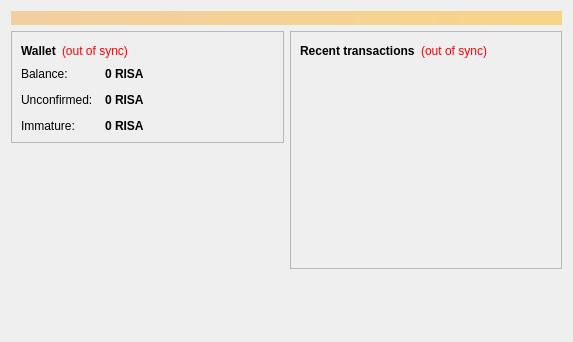
<?xml version="1.0" encoding="UTF-8"?>
<ui version="4.0">
 <class>OverviewPage</class>
 <widget class="QWidget" name="OverviewPage">
  <property name="geometry">
   <rect>
    <x>0</x>
    <y>0</y>
    <width>573</width>
    <height>342</height>
   </rect>
  </property>
  <property name="windowTitle">
   <string>Form</string>
  </property>
  <layout class="QVBoxLayout" name="topLayout">
   <item>
    <widget class="QLabel" name="labelAlerts">
     <property name="visible">
      <bool>false</bool>
     </property>
     <property name="styleSheet">
      <string notr="true">background-color: qlineargradient(x1: 0, y1: 0, x2: 1, y2: 0, stop:0 #F0D0A0, stop:1 #F8D488); color:#000000;</string>
     </property>
     <property name="wordWrap">
      <bool>true</bool>
     </property>
     <property name="margin">
      <number>3</number>
     </property>
    </widget>
   </item>
   <item>
    <layout class="QHBoxLayout" name="horizontalLayout" stretch="1,1">
     <item>
      <layout class="QVBoxLayout" name="verticalLayout_2">
       <item>
        <widget class="QFrame" name="frame">
         <property name="frameShape">
          <enum>QFrame::StyledPanel</enum>
         </property>
         <property name="frameShadow">
          <enum>QFrame::Raised</enum>
         </property>
         <layout class="QVBoxLayout" name="verticalLayout_4">
          <item>
           <layout class="QHBoxLayout" name="horizontalLayout_4">
            <item>
             <widget class="QLabel" name="label_5">
              <property name="font">
               <font>
                <weight>75</weight>
                <bold>true</bold>
               </font>
              </property>
              <property name="text">
               <string>Wallet</string>
              </property>
             </widget>
            </item>
            <item>
             <widget class="QLabel" name="labelWalletStatus">
              <property name="toolTip">
               <string>The displayed information may be out of date. Your wallet automatically synchronizes with the Risacoin network after a connection is established, but this process has not completed yet.</string>
              </property>
              <property name="styleSheet">
               <string notr="true">QLabel { color: red; }</string>
              </property>
              <property name="text">
               <string notr="true">(out of sync)</string>
              </property>
              <property name="alignment">
               <set>Qt::AlignLeading|Qt::AlignLeft|Qt::AlignVCenter</set>
              </property>
             </widget>
            </item>
            <item>
             <spacer name="horizontalSpacer_2">
              <property name="orientation">
               <enum>Qt::Horizontal</enum>
              </property>
              <property name="sizeHint" stdset="0">
               <size>
                <width>40</width>
                <height>20</height>
               </size>
              </property>
             </spacer>
            </item>
           </layout>
          </item>
          <item>
           <layout class="QFormLayout" name="formLayout_2">
            <property name="fieldGrowthPolicy">
             <enum>QFormLayout::AllNonFixedFieldsGrow</enum>
            </property>
            <property name="horizontalSpacing">
             <number>12</number>
            </property>
            <property name="verticalSpacing">
             <number>12</number>
            </property>
            <item row="0" column="0">
             <widget class="QLabel" name="label">
              <property name="text">
               <string>Balance:</string>
              </property>
             </widget>
            </item>
            <item row="0" column="1">
             <widget class="QLabel" name="labelBalance">
              <property name="font">
               <font>
                <weight>75</weight>
                <bold>true</bold>
               </font>
              </property>
              <property name="cursor">
               <cursorShape>IBeamCursor</cursorShape>
              </property>
              <property name="toolTip">
               <string>Your current balance</string>
              </property>
              <property name="text">
               <string notr="true">0 RISA</string>
              </property>
              <property name="textInteractionFlags">
               <set>Qt::LinksAccessibleByMouse|Qt::TextSelectableByKeyboard|Qt::TextSelectableByMouse</set>
              </property>
             </widget>
            </item>
            <item row="1" column="0">
             <widget class="QLabel" name="label_3">
              <property name="text">
               <string>Unconfirmed:</string>
              </property>
             </widget>
            </item>
            <item row="1" column="1">
             <widget class="QLabel" name="labelUnconfirmed">
              <property name="font">
               <font>
                <weight>75</weight>
                <bold>true</bold>
               </font>
              </property>
              <property name="cursor">
               <cursorShape>IBeamCursor</cursorShape>
              </property>
              <property name="toolTip">
               <string>Total of transactions that have yet to be confirmed, and do not yet count toward the current balance</string>
              </property>
              <property name="text">
               <string notr="true">0 RISA</string>
              </property>
              <property name="textInteractionFlags">
               <set>Qt::LinksAccessibleByMouse|Qt::TextSelectableByKeyboard|Qt::TextSelectableByMouse</set>
              </property>
             </widget>
            </item>
            <item row="2" column="0">
             <widget class="QLabel" name="labelImmatureText">
              <property name="text">
               <string>Immature:</string>
              </property>
             </widget>
            </item>
            <item row="2" column="1">
             <widget class="QLabel" name="labelImmature">
              <property name="font">
               <font>
                <weight>75</weight>
                <bold>true</bold>
               </font>
              </property>
              <property name="toolTip">
               <string>Mined balance that has not yet matured</string>
              </property>
              <property name="text">
               <string notr="true">0 RISA</string>
              </property>
              <property name="textInteractionFlags">
               <set>Qt::LinksAccessibleByMouse|Qt::TextSelectableByKeyboard|Qt::TextSelectableByMouse</set>
              </property>
             </widget>
            </item>
           </layout>
          </item>
         </layout>
        </widget>
       </item>
       <item>
        <spacer name="verticalSpacer">
         <property name="orientation">
          <enum>Qt::Vertical</enum>
         </property>
         <property name="sizeHint" stdset="0">
          <size>
           <width>20</width>
           <height>40</height>
          </size>
         </property>
        </spacer>
       </item>
      </layout>
     </item>
     <item>
      <layout class="QVBoxLayout" name="verticalLayout_3">
       <item>
        <widget class="QFrame" name="frame_2">
         <property name="frameShape">
          <enum>QFrame::StyledPanel</enum>
         </property>
         <property name="frameShadow">
          <enum>QFrame::Raised</enum>
         </property>
         <layout class="QVBoxLayout" name="verticalLayout">
          <item>
           <layout class="QHBoxLayout" name="horizontalLayout_2">
            <item>
             <widget class="QLabel" name="label_4">
              <property name="text">
               <string>&lt;b&gt;Recent transactions&lt;/b&gt;</string>
              </property>
             </widget>
            </item>
            <item>
             <widget class="QLabel" name="labelTransactionsStatus">
              <property name="toolTip">
               <string>The displayed information may be out of date. Your wallet automatically synchronizes with the Risacoin network after a connection is established, but this process has not completed yet.</string>
              </property>
              <property name="styleSheet">
               <string notr="true">QLabel { color: red; }</string>
              </property>
              <property name="text">
               <string notr="true">(out of sync)</string>
              </property>
              <property name="alignment">
               <set>Qt::AlignRight|Qt::AlignTrailing|Qt::AlignVCenter</set>
              </property>
             </widget>
            </item>
            <item>
             <spacer name="horizontalSpacer">
              <property name="orientation">
               <enum>Qt::Horizontal</enum>
              </property>
              <property name="sizeHint" stdset="0">
               <size>
                <width>40</width>
                <height>20</height>
               </size>
              </property>
             </spacer>
            </item>
           </layout>
          </item>
          <item>
           <widget class="QListView" name="listTransactions">
            <property name="styleSheet">
             <string notr="true">QListView { background: transparent; }</string>
            </property>
            <property name="frameShape">
             <enum>QFrame::NoFrame</enum>
            </property>
            <property name="verticalScrollBarPolicy">
             <enum>Qt::ScrollBarAlwaysOff</enum>
            </property>
            <property name="horizontalScrollBarPolicy">
             <enum>Qt::ScrollBarAlwaysOff</enum>
            </property>
            <property name="selectionMode">
             <enum>QAbstractItemView::NoSelection</enum>
            </property>
           </widget>
          </item>
         </layout>
        </widget>
       </item>
       <item>
        <spacer name="verticalSpacer_2">
         <property name="orientation">
          <enum>Qt::Vertical</enum>
         </property>
         <property name="sizeHint" stdset="0">
          <size>
           <width>20</width>
           <height>40</height>
          </size>
         </property>
        </spacer>
       </item>
      </layout>
     </item>
    </layout>
   </item>
  </layout>
 </widget>
 <resources/>
 <connections/>
</ui>
